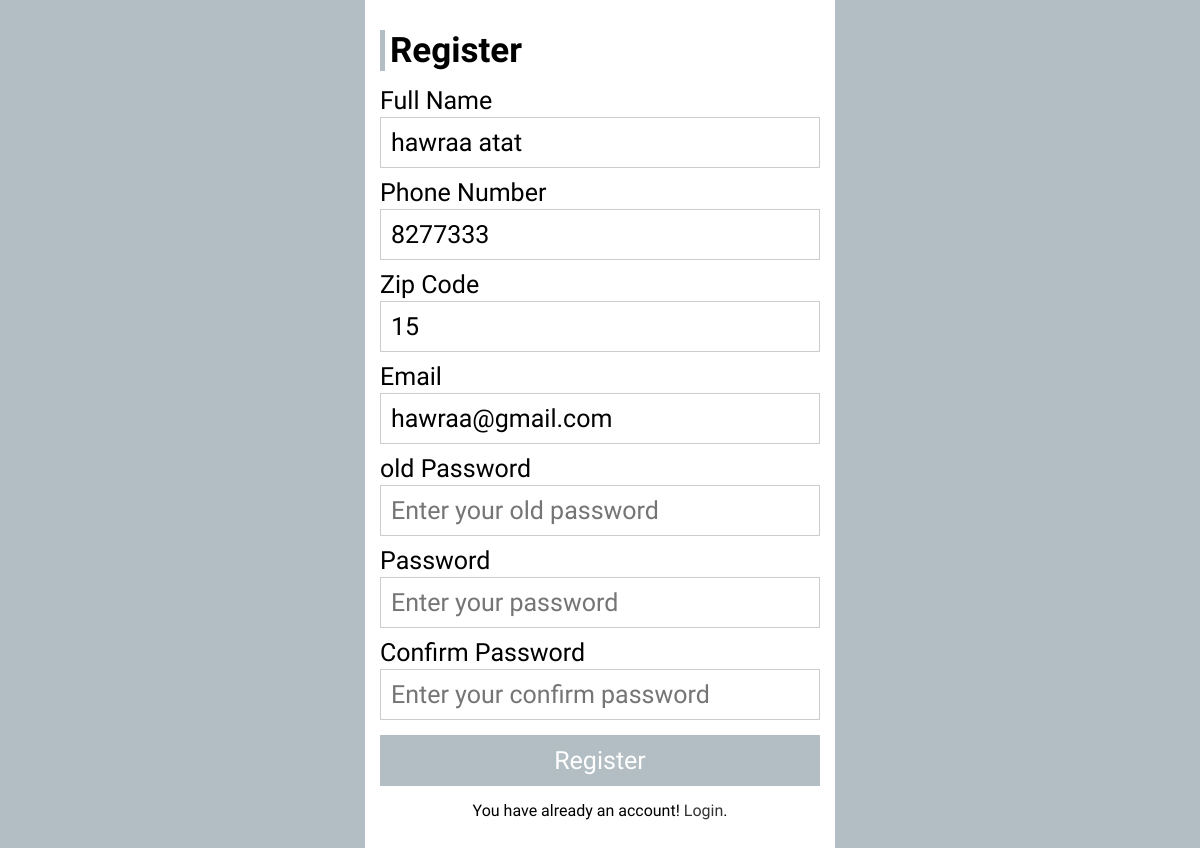
/register1.php (signed in), run on the app's committed database.
### tables this page shows
CREATE TABLE `users` (
  `UserID` int(11) NOT NULL,
  `UserName` varchar(30) NOT NULL,
  `Email` varchar(40) NOT NULL,
  `Password` varchar(60) NOT NULL,
  `Phone` int(11) NOT NULL,
  `type` int(1) NOT NULL,
  `Status` int(1) DEFAULT NULL,
  `areaId` int(11) NOT NULL
);

### register1.php (the view, shortened to what this page needs)
<!DOCTYPE html>
<html lang="en">
<head>
    <link rel="stylesheet" href="assets/css/estyle.css">
</head>
<body>
<?php
require_once("connection/conn.php");
$userid=$_SESSION['loggedInUserId'];
$result = mysqli_query($con, "SELECT * from users Where UserID= $userid");
$row = mysqli_fetch_array($result);
?>
    <div class="wrapper">
        <h2 class="title">Register</h2>
        <form action="registerinter.php" method="post" class="form">
            <div class="input-field">
                <label for="name" class="input-label">Full Name</label>
                <input type="name" name="username" id="username" class="input" placeholder="Enter your full name"  value="<?php echo $row["UserName"];?>" required>
            </div>
            <div class="input-field">
                <label for="Phone Number" class="input-label">Phone Number</label>
                <input type="tel" name="phoneNumber" id="phoneNumber" class="input" placeholder="Enter your Phone Number" value="<?php echo $row["Phone"];?>" required>
            </div>
            <div class="input-field">
                <label for="zipCod" class="input-label">Zip Code</label>
                <input type="zipCode" name="zipCode" id="zipCode" class="input" placeholder="Enter your Zip Code" value="<?php echo $row["areaId"];?>"required>
            </div>
            <div class="input-field">
                <label for="email" class="input-label">Email</label>
                <input type="email" name="email" id="email" class="input" placeholder="Enter your email" value="<?php echo $row["Email"];?>"readonly>
            </div>
            <div class="input-field">
                <label for="password" class="input-label"> old Password</label>
                <input type="password" name="Opassword" id="password" class="input" placeholder="Enter your old password" required>
            </div>
            <div class="input-field">
                <label for="password" class="input-label">Password</label>
                <input type="password" name="password" id="password" class="input" placeholder="Enter your password" required>
            </div>
            <div class="input-field">
                <label for="cpassword" class="input-label">Confirm Password</label>
                <input type="password" name="cpassword" id="cpassword" class="input" placeholder="Enter your confirm password" required>
            </div>
            <button class="btn" name="sub">Register</button>
            <p>You have already an account! <a href="login.php">Login</a>.</p>
        </form>
    </div>
</body>
</html>

### assets/css/estyle.css (style rules this page uses)
* { margin: 0; padding: 0; box-sizing: border-box; }
body { font-family: 'Yrsa', serif; display: flex; justify-content: center; align-items: center; min-height: 100vh; background: #b2bec3; }
.title { font-size: 35px; }
.wrapper { background: white; padding: 30px 15px; width: 470px; }
.wrapper .title { border-left: 5px solid #b2bec3; padding-left: 5px; margin-bottom: 15px; }
.input-field { display: block; margin: 10px 0; width: 100%; }
.input-field .input-label { display: block; font-size: 25px; margin-bottom: 2px; }
.input-field .input { font-family: 'Yrsa', serif; border: 1px solid #ccc; background: transparent; outline: none; width: 100%; padding: 10px; font-size: 25px; transition: 0.3s all ease; }
.btn { font-family: 'Yrsa', serif; background: #b2bec3; color: white; padding: 10px; width: 100%; font-size: 25px; border: 1px solid transparent; cursor: pointer; margin: 5px 0; transition: 0.3s all ease; }
.wrapper .form p { margin: 10px 0; text-align: center; }
.wrapper .form p a { text-decoration: none; color: #333; transition: 0.3s all ease; }

### data on the page
users: username "hawraa atat", phoneNumber "8277333", zipCode "15", email "hawraa@gmail.com"
